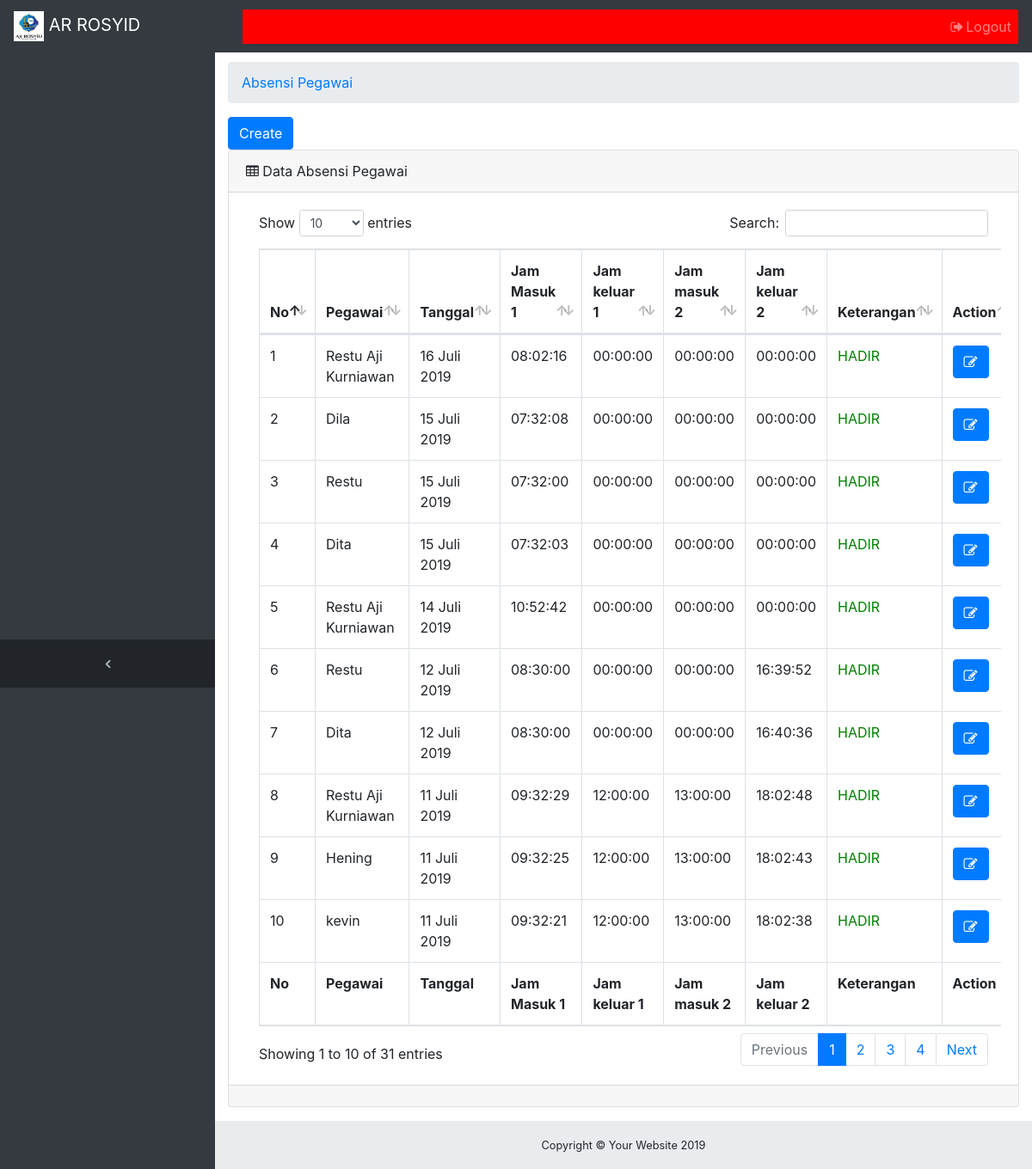
Page /master_absensi.php on the committed database.
### tables this page shows
CREATE TABLE `absensi_pegawai` (
  `id_absensi` varchar(20) NOT NULL,
  `id_karyawan` varchar(20) NOT NULL,
  `tgl_absen` date NOT NULL,
  `jam_masuk_1` time NOT NULL,
  `jam_keluar_1` time NOT NULL,
  `jam_masuk_2` time NOT NULL,
  `jam_keluar_2` time NOT NULL,
  `keterangan` varchar(50) NOT NULL
);

CREATE TABLE `karyawan` (
  `id_karyawan` varchar(20) NOT NULL,
  `nip` varchar(200) DEFAULT NULL,
  `nama_karyawan` varchar(200) DEFAULT NULL,
  `jk_karyawan` varchar(200) DEFAULT NULL,
  `tmpt_lahir` varchar(200) DEFAULT NULL,
  `tgl_lahir` date DEFAULT NULL,
  `agama` varchar(200) DEFAULT NULL,
  `tgl_masuk` date DEFAULT NULL,
  `alamat` varchar(200) DEFAULT NULL,
  `no_telpn` varchar(200) DEFAULT NULL,
  `pend_terakhir` varchar(200) DEFAULT NULL,
  `id_jabatan` varchar(20) DEFAULT NULL,
  `id_bagian` varchar(20) DEFAULT NULL,
  `id_status` varchar(20) NOT NULL,
  `no_npwp` varchar(20) NOT NULL,
  `anggota_koperasi` char(1) NOT NULL COMMENT '1 = anggota, 0 = bukan',
  `status_pernikahan` char(1) NOT NULL,
  `jml_anak` char(1) NOT NULL,
  `foto_pegawai` varchar(50) NOT NULL,
  `id_rfid` varchar(50) NOT NULL,
  `status` varchar(1) NOT NULL DEFAULT '1'
);

### functions/masterabsensi.php (called while the page is built, shortened)
<?php
function read_absensi(){
	global $link;
	$query = "SELECT * FROM `absensi_pegawai` JOIN karyawan ON karyawan.id_karyawan = absensi_pegawai.id_karyawan LEFT JOIN absensi_berkas ON absensi_pegawai.id_absensi = absensi_berkas.id_absensi ORDER BY absensi_pegawai.tgl_absen DESC ";
	$sql = mysqli_query($link,$query);
	if(mysqli_num_rows($sql) > 0){
		while($data = mysqli_fetch_array($sql)){
			$absensi[] = $data;
		}
		return $absensi;
	}else{
		$absensi[] = 0;
		return $absensi;
	}
}
?>

### functions/masterpegawai.php (called while the page is built, shortened)
<?php
function tgl_indo($tanggal){
	$bulan = array (
		1 =>   'Januari',
		'Februari',
		'Maret',
		'April',
		'Mei',
		'Juni',
		'Juli',
		'Agustus',
		'September',
		'Oktober',
		'November',
		'Desember'
	);
	$pecahkan = explode('-', $tanggal);
	return $pecahkan[2] . ' ' . $bulan[ (int)$pecahkan[1] ] . ' ' . $pecahkan[0];
}
?>

### master_absensi.php (the view, shortened to what this page needs)
<!DOCTYPE html>
<html lang="en">
<?php  include('view/head.php'); ?>
<body class="fixed-nav sticky-footer bg-dark" id="page-top">
    <?php require_once "view/navigation.php" ; ?>
  <div class="content-wrapper">
    <div class="container-fluid">
      <ol class="breadcrumb">
        <li class="breadcrumb-item">
          <a href="master_absensi.php">Absensi Pegawai</a> </li>
      </ol>
         <a href="master_absensi_insert.php"><input type="button" value="Create"class="btn btn-primary"></a>
          <div class="card mb-3">
          <div class="card-header">
          <i class="fa fa-table"></i> Data Absensi Pegawai</div>
          <div class="card-body">
          <div class="table-responsive">
            <table class="table table-bordered" id="dataTable" width="100%" cellspacing="0">
              <thead>
                <tr>
                  <th>No</th>
                  <th>Pegawai</th>
                  <th>Tanggal</th>
                  <th>Jam Masuk 1</th>
                  <th>Jam keluar 1</th>
                  <th>Jam masuk 2</th>
                  <th>Jam keluar 2</th>
                  <th>Keterangan </th>
                  <th> Action </th>
                </tr>
              </thead>
                <tfoot>
                <tr>
                  <th>No</th>
                  <th>Pegawai</th>
                  <th>Tanggal</th>
                  <th>Jam Masuk 1</th>
                  <th>Jam keluar 1</th>
                  <th>Jam masuk 2</th>
                  <th>Jam keluar 2</th>
                  <th>Keterangan </th>
                  <th> Action </th>
                </tr>
              </tfoot>
              <tbody>
<?php
$no = 1;
foreach (read_absensi() as $row) { ?>
                <tr>
                  <td><?php echo $no++ ?></td>
                  <td><?php echo $row['nama_karyawan']; ?></td>
                  <td><?php echo tgl_indo($row['tgl_absen']); ?></td>
                  <td><?php echo $row['jam_masuk_1']; ?></td>
                  <td><?php echo $row['jam_keluar_1']; ?></td>
                  <td><?php echo $row['jam_masuk_2']; ?></td>
                  <td><?php echo $row['jam_keluar_2']; ?></td>
                  <td><?php if($row['keterangan'] == 'HADIR'){
                    echo "<font color ="."green".">".$row['keterangan']."</font>";
                  }elseif($row['keterangan']=='ALPHA'){
                    echo "<font color ="."red".">".$row['keterangan']."</font>";
                  }else{
                    echo "<a href="."image/surat_izin/".$row['nama_surat']." target="."_blank"."><font color ="."red".">".$row['keterangan']."</font></a>";
                    }
                      ?></td>
                  <td><a href="master_absensi_update.php?id=<?php echo $row['id_absensi'];?>"><button class="btn btn-primary"> <i class="fa fa-edit"></i></button></a></td>
                </tr>
<?php } ?>
              </tbody>
            </table>
          </div>
          </div>
          <div class="card-footer small text-muted"></div>
        </div>
      </div>
    </div>
   <?php require_once "view/footer.php"; ?>
</body>
</html>

### css/sb-admin.css (style rules this page uses)
html { position: relative; min-height: 100%; }
body { overflow-x: hidden; }
body.sticky-footer { margin-bottom: 56px; }
body.sticky-footer .content-wrapper { min-height: calc(100vh - 56px - 56px); }
body.fixed-nav { padding-top: 56px; }
.content-wrapper { min-height: calc(100vh - 56px); padding-top: 1rem; }
.content-wrapper { overflow-x: hidden; background: white; }
@media (min-width: 992px) { .content-wrapper { margin-left: 250px; } }

### rows in the picture
absensi_pegawai: id_karyawan.nama_karyawan "Restu Aji Kurniawan", tgl_absen "16 Juli 2019", jam_masuk_1 "08:02:16", jam_keluar_1 "00:00:00", jam_masuk_2 "00:00:00", jam_keluar_2 "00:00:00", keterangan "HADIR"
absensi_pegawai: id_karyawan.nama_karyawan "Dila", tgl_absen "15 Juli 2019", jam_masuk_1 "07:32:08", jam_keluar_1 "00:00:00", jam_masuk_2 "00:00:00", jam_keluar_2 "00:00:00", keterangan "HADIR"
absensi_pegawai: id_karyawan.nama_karyawan "Restu", tgl_absen "15 Juli 2019", jam_masuk_1 "07:32:00", jam_keluar_1 "00:00:00", jam_masuk_2 "00:00:00", jam_keluar_2 "00:00:00", keterangan "HADIR"
absensi_pegawai: id_karyawan.nama_karyawan "Dita", tgl_absen "15 Juli 2019", jam_masuk_1 "07:32:03", jam_keluar_1 "00:00:00", jam_masuk_2 "00:00:00", jam_keluar_2 "00:00:00", keterangan "HADIR"
absensi_pegawai: id_karyawan.nama_karyawan "Restu Aji Kurniawan", tgl_absen "14 Juli 2019", jam_masuk_1 "10:52:42", jam_keluar_1 "00:00:00", jam_masuk_2 "00:00:00", jam_keluar_2 "00:00:00", keterangan "HADIR"
absensi_pegawai: id_karyawan.nama_karyawan "Restu", tgl_absen "12 Juli 2019", jam_masuk_1 "08:30:00", jam_keluar_1 "00:00:00", jam_masuk_2 "00:00:00", jam_keluar_2 "16:39:52", keterangan "HADIR"
absensi_pegawai: id_karyawan.nama_karyawan "Dita", tgl_absen "12 Juli 2019", jam_masuk_1 "08:30:00", jam_keluar_1 "00:00:00", jam_masuk_2 "00:00:00", jam_keluar_2 "16:40:36", keterangan "HADIR"
absensi_pegawai: id_karyawan.nama_karyawan "Restu Aji Kurniawan", tgl_absen "11 Juli 2019", jam_masuk_1 "09:32:29", jam_keluar_1 "12:00:00", jam_masuk_2 "13:00:00", jam_keluar_2 "18:02:48", keterangan "HADIR"
absensi_pegawai: id_karyawan.nama_karyawan "Hening", tgl_absen "11 Juli 2019", jam_masuk_1 "09:32:25", jam_keluar_1 "12:00:00", jam_masuk_2 "13:00:00", jam_keluar_2 "18:02:43", keterangan "HADIR"
absensi_pegawai: id_karyawan.nama_karyawan "kevin", tgl_absen "11 Juli 2019", jam_masuk_1 "09:32:21", jam_keluar_1 "12:00:00", jam_masuk_2 "13:00:00", jam_keluar_2 "18:02:38", keterangan "HADIR"
